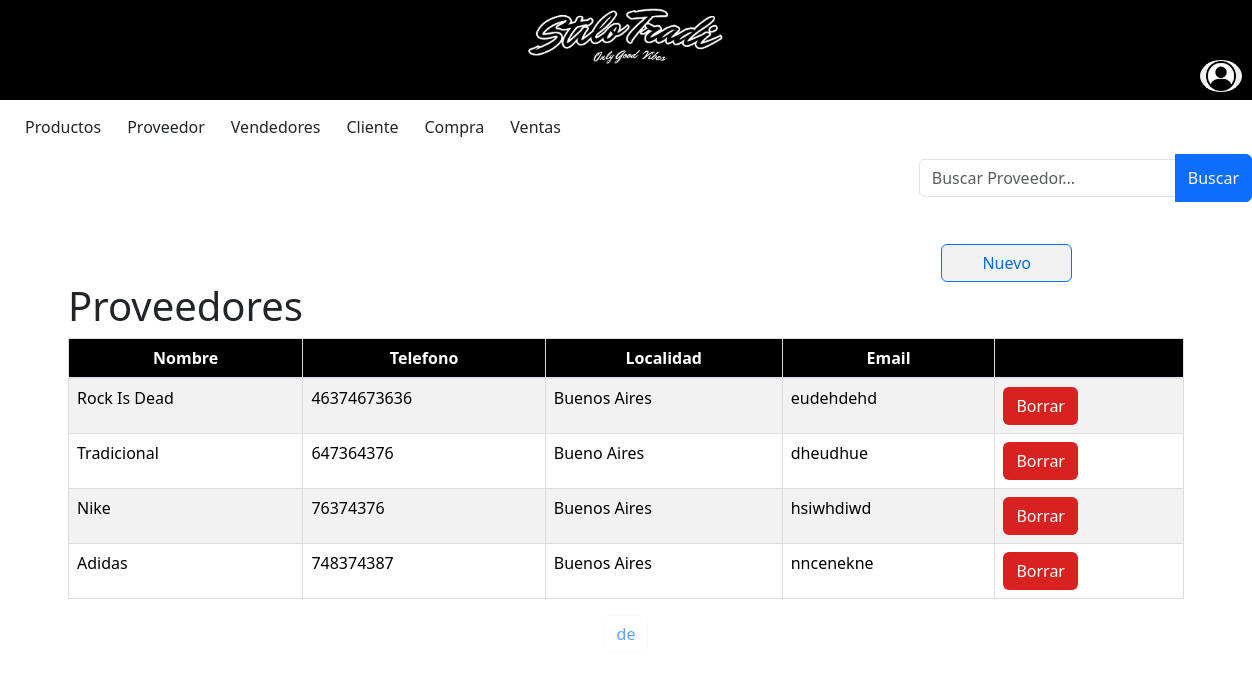
Before: /proveedor/ with the older database file.
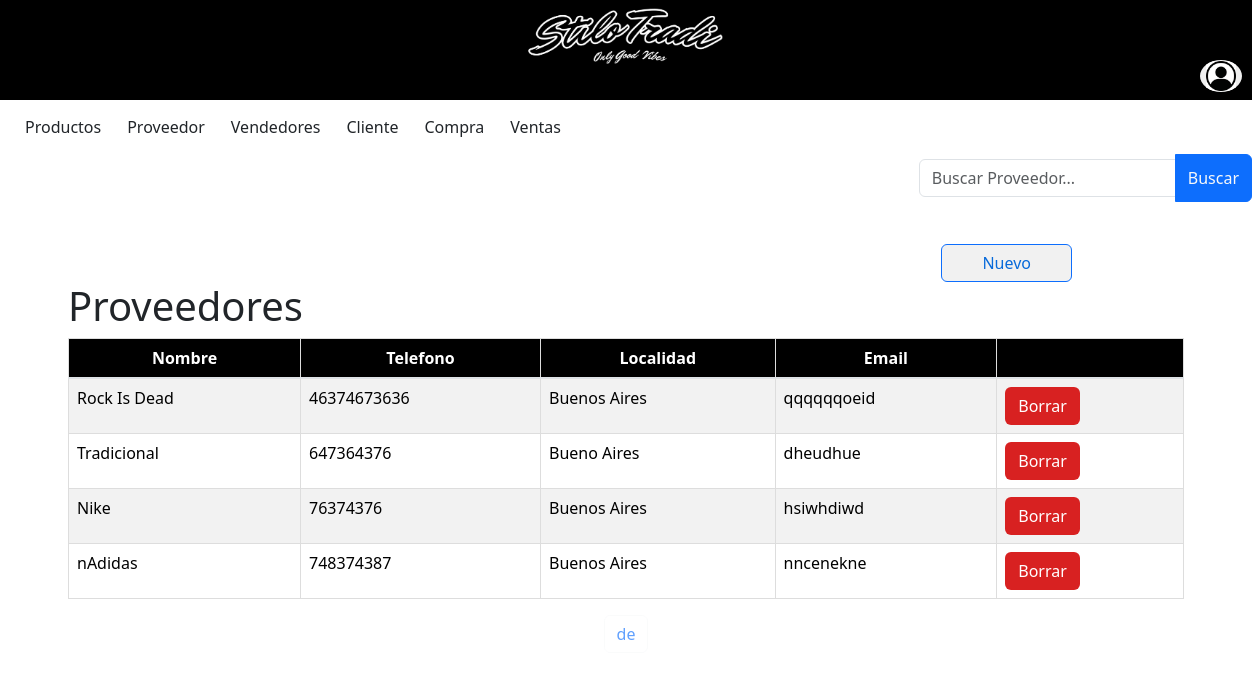
After: the same page with the newer database file.
### miAplicacion/models.py (models this page shows, shortened)
class Proveedor(models.Model):
    Nombre = models.CharField (max_length=50)
    Telefono = models.IntegerField ()
    Localidad = models.CharField (max_length=50)
    Email = models.CharField (max_length=50)

### miAplicacion/views.py (the view)
# urls.py: path('proveedor/', views.tabla_proveedor, name='proveedor'),
def tabla_proveedor(request):
    proveedor = Proveedor.objects.all()
    context = {'proveedor': proveedor}
    return render(request, 'proveedor.html', context)

### miProyecto/templates/proveedor.html (shortened to what this page needs)
{% include 'base.html' %}
{% block content %}
{% load bootstrap5 %}
{% load static %}
<!DOCTYPE html>
<div class="d-flex justify-content-end align-items-end mb-3">
    <form method="GET" action="{% url 'proveedorLista' %}">
        <div class="input-group">
            <input type="text" class="form-control inputApagado" name="q" value="{{ query }}" placeholder="Buscar Proveedor...">
            <button class="btn btn-primary text-light" type="submit">Buscar</button>
        </div>
    </form>
</div>
    <div class="d-flex justify-content-end  align-items-end">
        <a class="btn btn-primary custom-btn" href="{% url 'ProveedorNuevo' %}">Nuevo</a></td>
    </div>
<head>
    {% bootstrap_css %}
</head>
<body>
    <div class="container">
        <h1>Proveedores</h1>
        <table class="table rounded table-striped table-hover">
            <thead>
                <tr>
                    <tr>
                        <th>Nombre</th>
                        <th>Telefono</th>
                        <th>Localidad</th>
                        <th>Email</th>
                        <th></th>
                    </tr>
                </tr>
            </thead>
            <tbody>
                {% for proveedor in proveedor %}
                <tr style ="cursor: pointer;" onclick="window.location.href='/proveedor/ProveedorModif/{{proveedor.id}}'">
                    <td>{{ proveedor.Nombre}}</td>
                    <td>{{ proveedor.Telefono}}</a></td>
                    <td>{{ proveedor.Localidad}}</td>
                    <td>{{ proveedor.Email}}</a></td>
                    <td><a class="btn custom-btn2" href="/proveedor/ProveedorBorrar/{{proveedor.id}}">Borrar</a></td> </td>
                </tr>
                {% endfor %}
            </tbody>
        </table>
    </div>
    <div class="pagination justify-content-center">
        <span class="current-page btn btn-outline-light disabled text-primary mb-3">
            {{ page_obj.number }} de {{ page_obj.paginator.num_pages }}
        </span>
    </div>
</body>
</html>
{% endblock %}

Changed rows visible on the page:
changed Proveedor "Rock Is Dead": Email "eudehdehd" → "qqqqqqoeid"
changed Proveedor "nncenekne": Nombre "Adidas" → "nAdidas"
